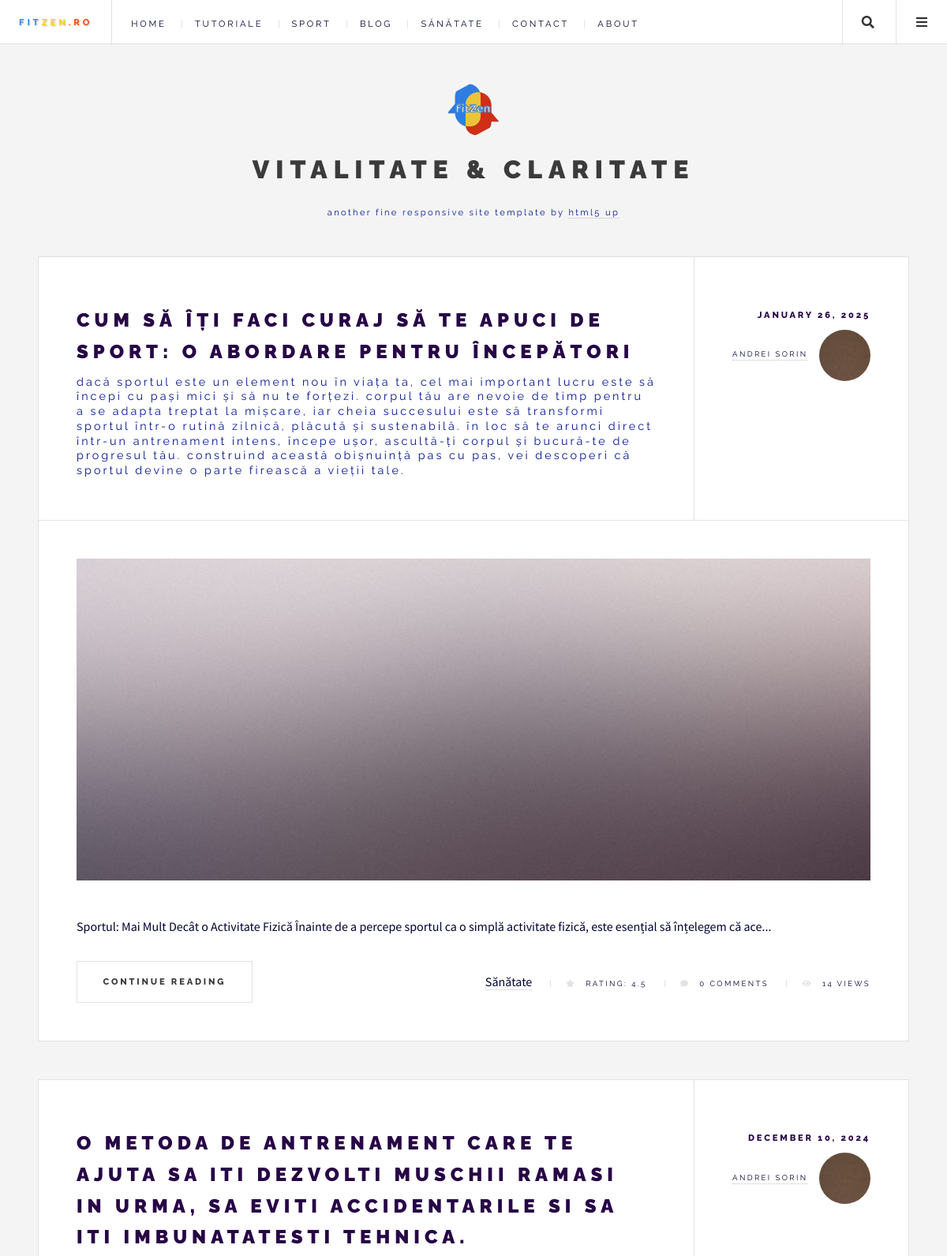
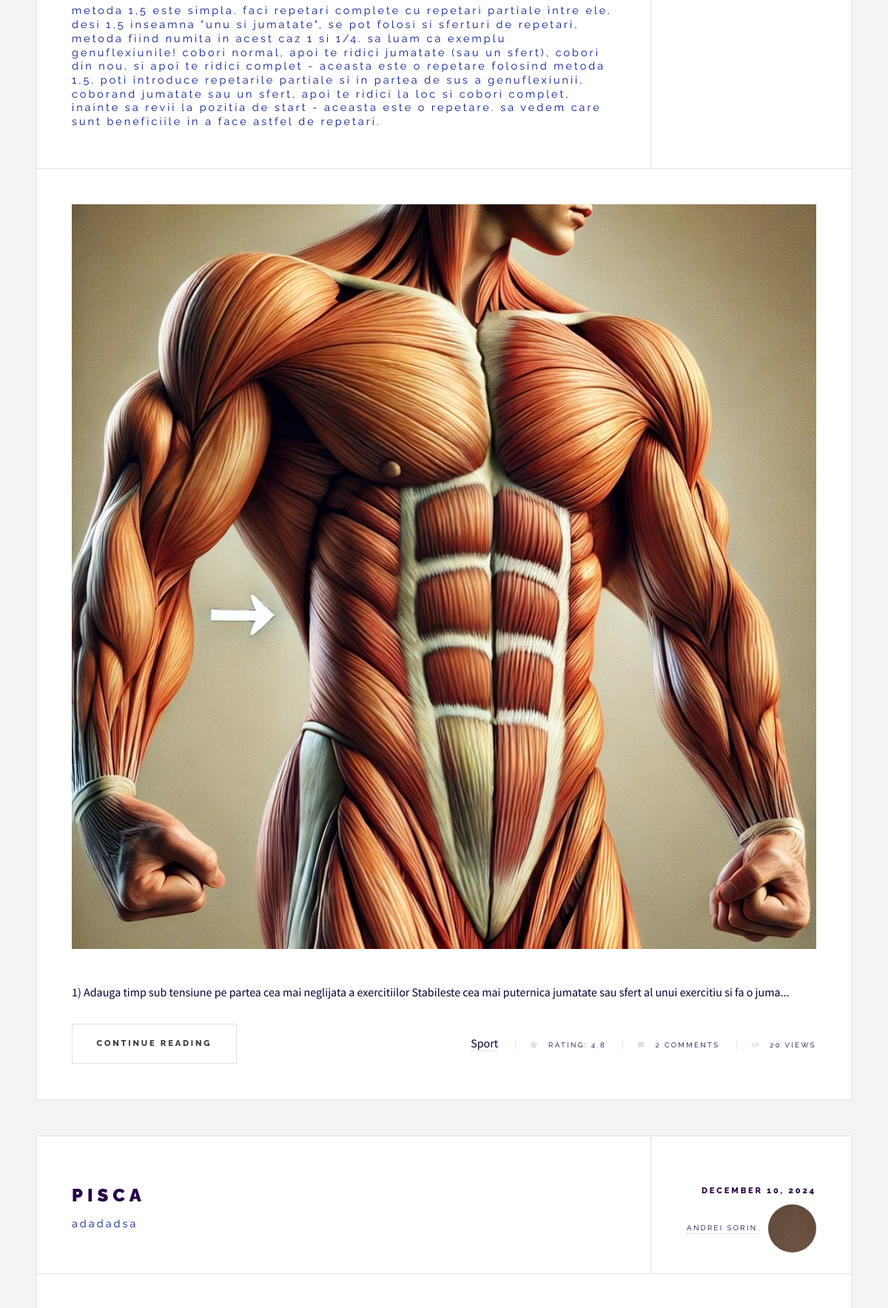
The page / (upper part) on the database its author committed (2 pictures, top to bottom).
### tables this page shows
CREATE TABLE `articles` (
  `id` int NOT NULL,
  `title` varchar(255) NOT NULL,
  `summary` text NOT NULL,
  `content` text NOT NULL,
  `author_id` int NOT NULL,
  `created_at` timestamp NOT NULL DEFAULT CURRENT_TIMESTAMP,
  `image` varchar(255) DEFAULT NULL,
  `category` varchar(50) DEFAULT NULL,
  `views` int DEFAULT '0',
  `categories` varchar(255) DEFAULT NULL,
  `slug` varchar(255) DEFAULT NULL
);

CREATE TABLE `users` (
  `id` int NOT NULL,
  `username` varchar(50) NOT NULL,
  `email` varchar(100) NOT NULL,
  `password` varchar(255) NOT NULL,
  `created_at` timestamp NOT NULL DEFAULT CURRENT_TIMESTAMP
);

### index.php (the view, shortened to what this page needs)
<?php
require 'config/db.php';
include 'header.php';
$articles_per_page = 4;
$page = isset($_GET['page']) && is_numeric($_GET['page']) ? (int)$_GET['page'] : 1;
$page = max($page, 1);
$offset = ($page - 1) * $articles_per_page;
$query = $pdo->prepare("
    SELECT
        articles.*,
        users.username AS author_name,
        COALESCE((SELECT AVG(rating) FROM ratings WHERE ratings.article_id = articles.id), 0) AS average_rating,
        (SELECT COUNT(rating) FROM ratings WHERE ratings.article_id = articles.id) AS total_votes,
        (SELECT COUNT(*) FROM comments WHERE comments.article_id = articles.id) AS total_comments,
        articles.views AS total_views
    FROM articles
    JOIN users ON articles.author_id = users.id
    ORDER BY created_at DESC
    LIMIT :limit OFFSET :offset
");
$query->bindValue(':limit', $articles_per_page, PDO::PARAM_INT);
$query->bindValue(':offset', $offset, PDO::PARAM_INT);
$query->execute();
$articles = $query->fetchAll(PDO::FETCH_ASSOC);
?>
<!DOCTYPE html>
<html lang="ro">
<head>
    <link rel="stylesheet" href="assets/css/main.css">
</head>
<div id="main">
    <?php foreach ($articles as $article): ?>
        <article class="post">
            <header>
                <div class="title">
                    <h2><a href="article.php?id=<?= $article['id'] ?>"><?= htmlspecialchars($article['title']) ?></a></h2>
                    <p><?= htmlspecialchars($article['summary']) ?></p>
                </div>
                <div class="meta">
                    <time class="published" datetime="<?= $article['created_at'] ?>">
                        <?= date('F j, Y', strtotime($article['created_at'])) ?>
                    </time>
                    <a href="#" class="author">
                        <span class="name"><?= htmlspecialchars($article['author_name']) ?></span>
                        <img src="images/avatar.jpg" alt="Author" />
                    </a>
                </div>
            </header>
            <a href="article.php?id=<?= $article['id'] ?>" class="image featured">
                <img src="images/<?= htmlspecialchars($article['image'] ?? 'default.jpg') ?>" alt="<?= htmlspecialchars($article['title']) ?>">
            </a>
            <p><?= htmlspecialchars(substr($article['content'], 0, 150)) ?>...</p>
            <footer>
                <ul class="actions">
                    <li><a href="article.php?id=<?= $article['id'] ?>" class="button large">Continue Reading</a></li>
                </ul>
                <ul class="stats">
                  <a href="#"><?= htmlspecialchars($article['category']) ?></a>
                    <li>
                        <a href="#" class="icon solid fa-star">
                            <?= $article['total_votes'] > 0
                                ? 'Rating: ' . round($article['average_rating'], 1)
                                : 'No rate' ?>
                        </a>
                    </li>
                    <li>
                        <a href="article.php?id=<?= $article['id'] ?>" class="icon solid fa-comment">
                            <?= $article['total_comments'] ?> <?= $article['total_comments'] == 1 ? 'Comment' : 'Comments' ?>
                        </a>
                    </li>
                    <li>
    <a href="#" class="icon solid fa-eye">
        <?= $article['total_views'] ?> <?= $article['total_views'] == 1 ? 'View' : 'Views' ?>
    </a>
</li>
                </ul>
            </footer>
        </article>
    <?php endforeach; ?>
</div>
<?php include 'footer.php'; ?>

### header.php (shortened to what this page needs)
<!DOCTYPE HTML>
<html>
<head>
    <link rel="stylesheet" href="assets/css/main.css" />
</head>
<body class="is-preload">
    <div id="wrapper">
        <header id="header">
        <h1>
    <a href="index.php" style="text-decoration: none;">
        <span style="color: #1E90FF; font-weight: bold; text-shadow: 1px 1px 2px rgba(0, 0, 0, 0.3); display: inline;">Fit</span><span style="color: #FFD700; font-weight: bold; text-shadow: 1px 1px 2px rgba(0, 0, 0, 0.3); display: inline;">Zen</span><span style="color: #FF4500; font-weight: bold; text-shadow: 1px 1px 2px rgba(0, 0, 0, 0.3); display: inline;">.ro</span>
    </a>
</h1>
            <nav class="links">
                <ul>
                <li><a href="index.php">Home</a></li>
                <li><a href="tutoriale.php">Tutoriale</a></li>
                <li><a href="sport.php">Sport</a></li>
                <li><a href="blog.php">Blog</a></li>
                <li><a href="sanatate.php">Sănătate</a></li>
                <li><a href="contact.php">Contact</a></li>
                <li><a href="about.php">About</a></li>
                </ul>
            </nav>
            <nav class="main">
                <ul>
                    <li class="search">
                        <a class="fa-search" href="#search">Search</a>
                    </li>
                    <li class="menu">
                        <a class="fa-bars" href="#menu">Menu</a>
                    </li>
                </ul>
            </nav>
        </header>

### footer.php (shortened to what this page needs)
<!DOCTYPE html>
<html lang="ro">
<head>
    <link rel="stylesheet" href="assets/css/main.css">
</head>
<section id="sidebar">
    <section id="intro">
        <a href="#" class="logo"><img src="images/logo.png" alt="Logo" /></a>
        <header>
            <h2>Vitalitate & claritate</h2>
            <p>Another fine responsive site template by <a href="http://html5up.net">HTML5 UP</a></p>
        </header>
    </section>
</section>
</div>
</body>
</html>

### rows shown on the page
articles: title "CUM SĂ ÎȚI FACI CURAJ SĂ TE APUCI DE SPORT: O ABORDARE PENTRU ÎNCEPĂTORI", summary "dacă sportul este un element nou în viața ta, cel mai important lucru este să începi cu pași mici și să nu te forțezi. corpul tău are nevoie de timp pentru a se adapta treptat la mișcare, iar cheia succesului este să transformi sportul într-o rutină zilnică, plăcută și sustenabilă. în loc să te arunci direct într-un antrenament intens, începe ușor, ascultă-ți corpul și bucură-te de progresul tău. construind această obișnuință pas cu pas, vei descoperi că sportul devine o parte firească a vieții tale.", created_at "JANUARY 26, 2025", author.username "ANDREI SORIN", image (picture), content "Sportul: Mai Mult Decât o Activitate Fizică Înainte de a percepe sportul ca o simplă activitate fizică, este esențial să înțelegem că ace", category "Sănătate", average_rating "4.5", total_comments "0", shows "COMMENTS", views "14", shows "VIEWS"
articles: title "O METODA DE ANTRENAMENT CARE TE AJUTA SA ITI DEZVOLTI MUSCHII RAMASI IN URMA, SA EVITI ACCIDENTARILE SI SA ITI IMBUNATATESTI TEHNICA.", summary "metoda 1,5 este simpla. faci repetari complete cu repetari partiale intre ele. desi 1,5 inseamna \"unu si jumatate\", se pot folosi si sferturi de repetari, metoda fiind numita in acest caz 1 si 1/4. sa luam ca exemplu genuflexiunile! cobori normal, apoi te ridici jumatate (sau un sfert), cobori din nou, si apoi te ridici complet - aceasta este o repetare folosind metoda 1,5. poti introduce repetarile partiale si in partea de sus a genuflexiunii, coborand jumatate sau un sfert, apoi te ridici la loc si cobori complet, inainte sa revii la pozitia de start - aceasta este o repetare. sa vedem care sunt beneficiile in a face astfel de repetari.", created_at "DECEMBER 10, 2024", author.username "ANDREI SORIN", image (picture), content "1) Adauga timp sub tensiune pe partea cea mai neglijata a exercitiilor Stabileste cea mai puternica jumatate sau sfert al unui exercitiu si fa o juma", category "Sport", average_rating "4.8", total_comments "2", shows "COMMENTS", views "20", shows "VIEWS"
articles: title "PISCA", summary "adadadsa", created_at "DECEMBER 10, 2024", author.username "ANDREI SORIN"
